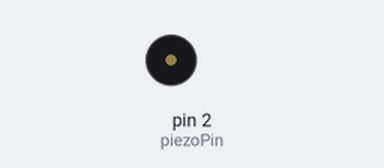
Bench run of a sketch on a simulated Arduino Uno, built with avr-gcc and run on an emulated ATmega328P. Parts: buzzer (waves = sounding).

Above: at 0.99 s.
At 2.64 s:
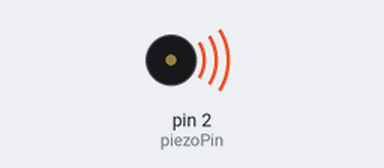
Timing chart, 0 to 3.0 s (numbered marks = the images above):
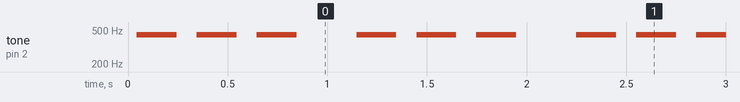

Measured:
- by itself, tone on pin 2 (piezoPin): plays 438 Hz for 0.20 s, 438 Hz for 0.20 s, 438 Hz for 0.20 s, 438 Hz for 0.20 s, 438 Hz for 0.20 s, 438 Hz for 0.20 s … (354 notes in this stretch)

The sketch:

green_drop_atiny_code.ino
```cpp
// Pin to which the speaker is connected
const int piezoPin = 2;

// Frequency of the tone (440 Hz for A4 pitch)
const int Tone_Frequency = 440;

// Duration of the tone in milliseconds
const int Tone_Duaration_Millis = 200;

void beep() {
  // Generate a square wave tone at the desired frequency for the desired duration
  unsigned long startTime = millis();
  unsigned long elapsedTime = 0;
  while (elapsedTime < Tone_Duaration_Millis) {
    digitalWrite(piezoPin, HIGH);
    delayMicroseconds(500000 / Tone_Frequency);
    digitalWrite(piezoPin, LOW);
    delayMicroseconds(500000 / Tone_Frequency);
    elapsedTime = millis() - startTime;
  }
  delay(100);
}

void setup() {
  // Set the speaker pin as an OUTPUT
  pinMode(piezoPin, OUTPUT);
}

void loop() {
  for(int i = 0; i < 3; i++)
      beep();
  delay(200);
}
```
